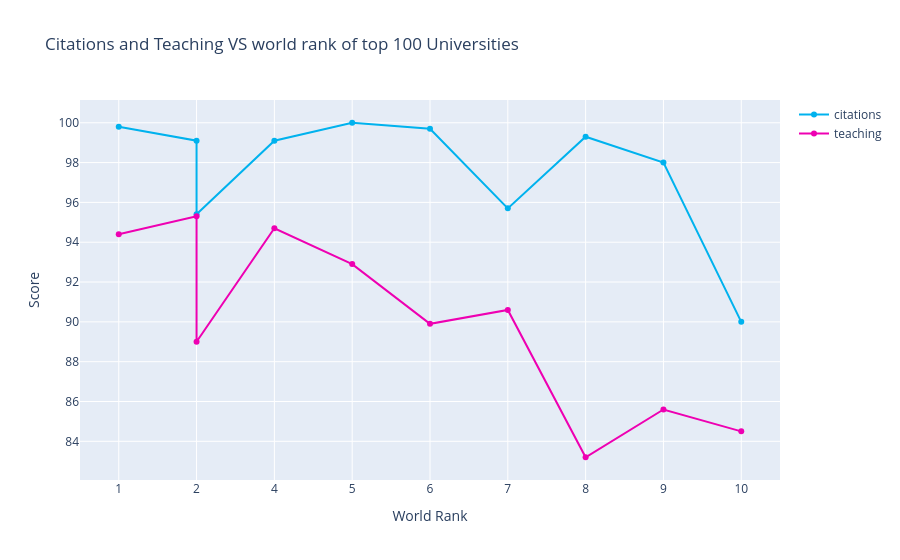

Here is the notebook cell this chart was saved with:
### Code cell
fig = go.Figure()

## Trace

fig.add_trace(go.Scatter(x = data.world_rank, # vble 'world_rank'
                    y = data.citations,  # vble 'citations'
                    mode = "lines+markers", # Type de laison --> Lignes + Marqueurs 
                    name = "citations",     # Label
                    marker = dict(color='#00b2ee'), # Couleur 
                    text= data.university_name) # Curseur avec la vble 'university_name'
             )

fig.add_trace(go.Scatter(
                  x = data.world_rank, # vble 'world_rank'
                  y = data.teaching,   # vble 'teaching'
                  mode = "lines+markers", # Type de laison --> Lignes + Marqueurs 
                  name = "teaching",   # Label
                  marker = dict(color = '#ee00b2'),  # Couleur 
                  text= data.university_name)  # Curseur avec la vble 'university_name'
             )



# Le layout permet d'ajouter une légende, de modifier les axes ...
fig.update_layout(title = 'Citations and Teaching VS world rank of top 100 Universities',
              xaxis_title= 'World Rank',
              yaxis_title= 'Score')


# On l'affiche 
fig.show()

### Figure 1 — Plotly figure (JSON) as saved in the notebook; plotly's stock layout.template omitted (floating-point values rounded to 4 significant figures)
{"data": [{"marker": {"color": "#00b2ee"}, "mode": "lines+markers", "name": "citations", "text": ["California Institute of Technology", "Harvard University", "University of Oxford", "Stanford University", "Massachusetts Institute of Technology", "Princeton University", "University of Cambridge", "University of California, Berkeley", "University of Chicago", "Imperial College London"], "type": "scatter", "x": ["1", "2", "2", "4", "5", "6", "7", "8", "9", "10"], "y": [99.8, 99.1, 95.4, 99.1, 100, 99.7, 95.7, 99.3, 98, 90]}, {"marker": {"color": "#ee00b2"}, "mode": "lines+markers", "name": "teaching", "text": ["California Institute of Technology", "Harvard University", "University of Oxford", "Stanford University", "Massachusetts Institute of Technology", "Princeton University", "University of Cambridge", "University of California, Berkeley", "University of Chicago", "Imperial College London"], "type": "scatter", "x": ["1", "2", "2", "4", "5", "6", "7", "8", "9", "10"], "y": [94.4, 95.3, 89, 94.7, 92.9, 89.9, 90.6, 83.2, 85.6, 84.5]}], "layout": {"autosize": true, "title": {"text": "Citations and Teaching VS world rank of top 100 Universities"}, "xaxis": {"autorange": true, "range": [-0.4861, 8.486], "title": {"text": "World Rank"}, "type": "category"}, "yaxis": {"autorange": true, "range": [81.81, 101.4], "title": {"text": "Score"}, "type": "linear"}}}
